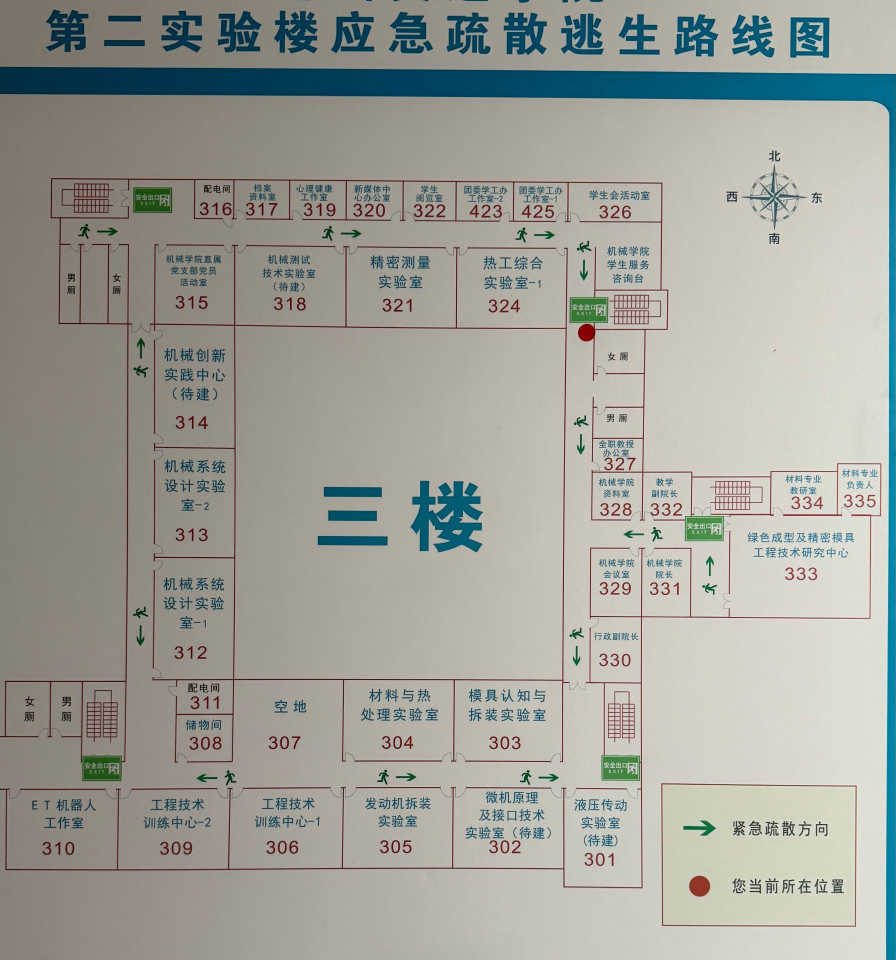
#> input picture assets/floors/B2-3F.jpg, 1791 x 1920 px (shown at 1/2 size)
$ python extract_bands.py
#> lines starting #> are read from the running program, lines starting #| are printed output that depends on the picture; after the words box and inside, x2 and y2 are one past the last pixel; in counts of white or black regions, pixels touching at a corner belong together
# -*- coding: utf-8 -*-
"""按行带/列带分区投影，精确找隔墙位置"""
import cv2, numpy as np, json, io

SRC = "../../assets/floors/B2-3F.jpg"
img = cv2.imread(SRC)
#> img is the input picture: shape (1920, 1791, 3); mean B, G, R 153.3, 161.1, 160.5
h, w = img.shape[:2]
#> h = 1920; w = 1791

lab = cv2.cvtColor(img, cv2.COLOR_BGR2LAB)
#> lab: shape (1920, 1791, 3); mean of channels 0, 1, 2 167.9, 127.1, 132.1
L, A, B = cv2.split(lab)
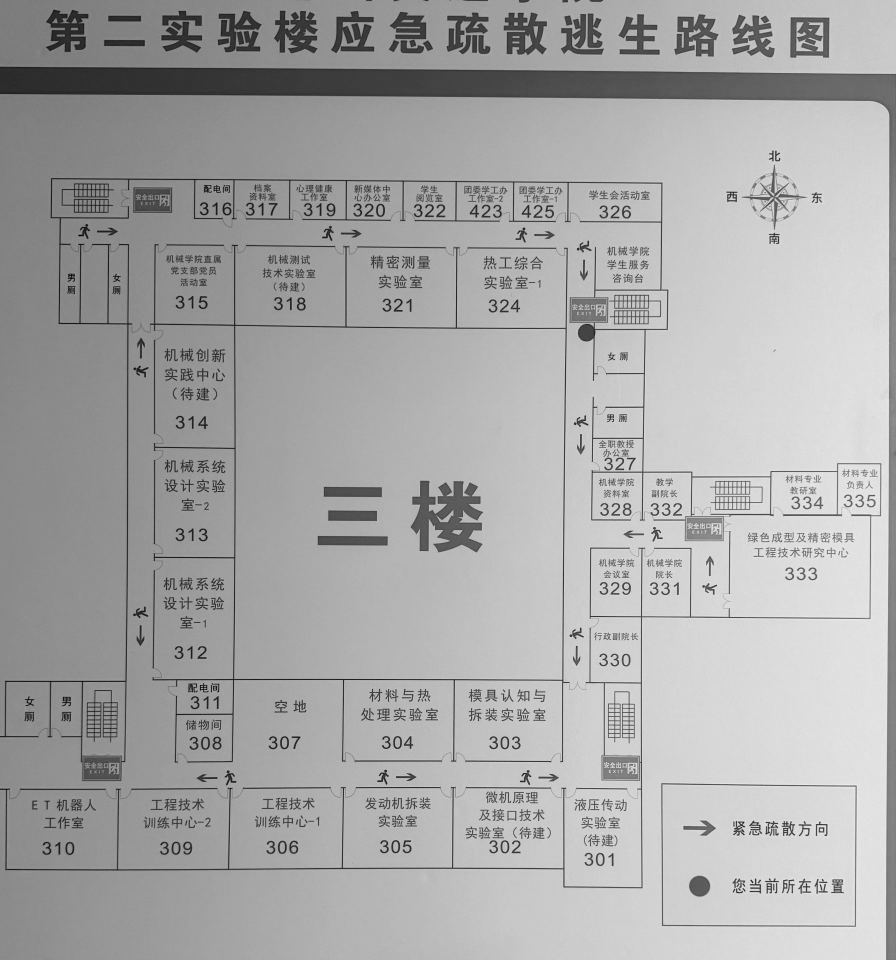
#> L: shape (1920, 1791) (shown at 1/2 size); min 0, max 248, mean 167.9
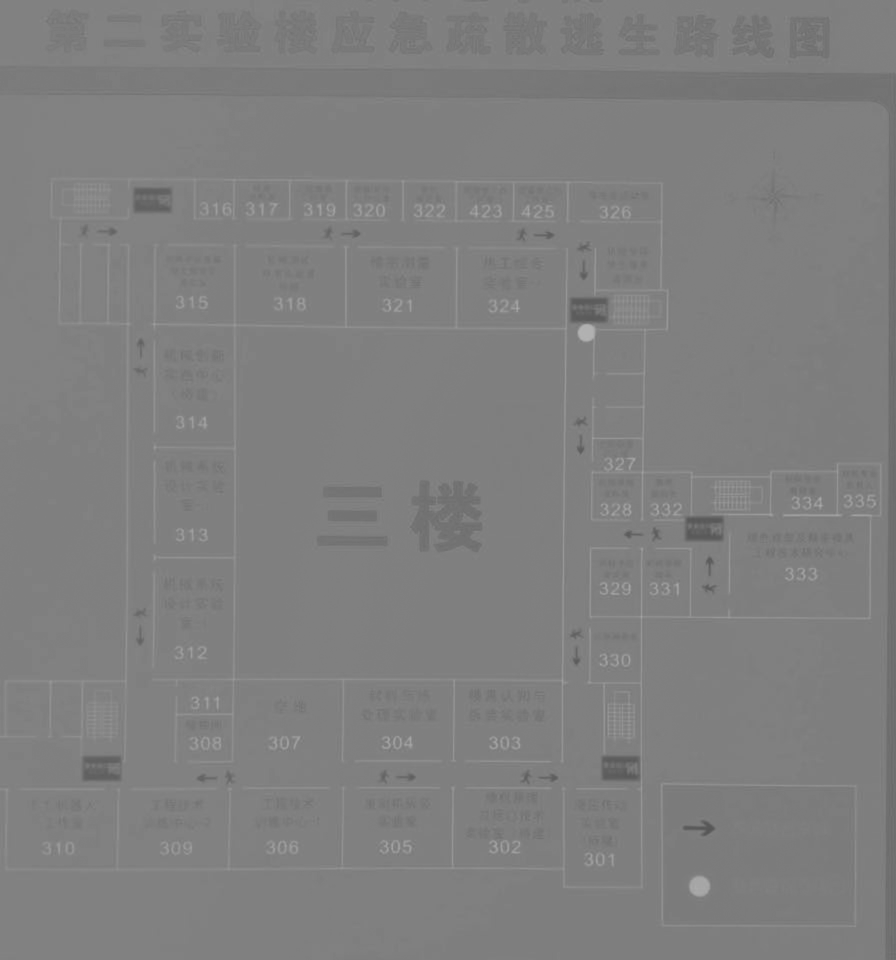
#> A: shape (1920, 1791) (shown at 1/2 size); min 84, max 181, mean 127.1
red = ((A > 138).astype(np.uint8))
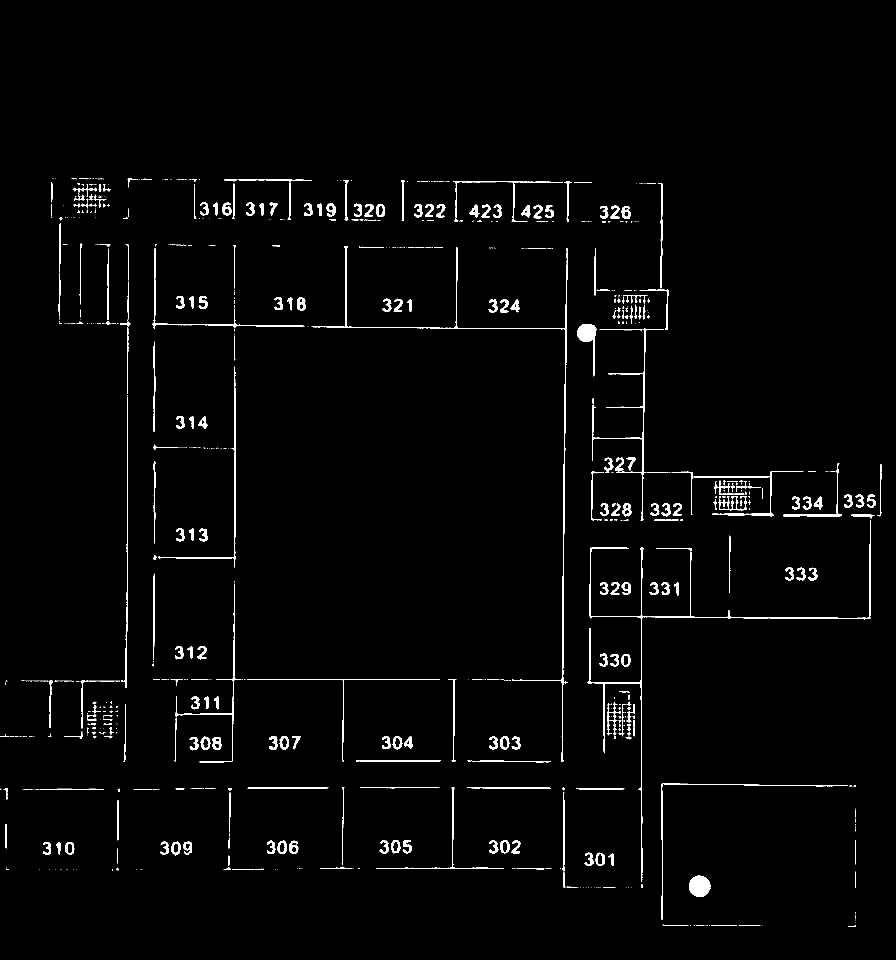
#> red: shape (1920, 1791) (shown at 1/2 size); values 0 (black) and 1 (white), 2% white; 790 white regions (493 under 20 px), largest, box (x1, y1, x2, y2) and area: (1175, 1040, 1742, 1764) 4944, (623, 492, 1136, 1524) 4585, (1212, 657, 1293, 1041) 1593
red = cv2.morphologyEx(red*255, cv2.MORPH_CLOSE, np.ones((3,3), np.uint8), iterations=1) / 255
#> red: shape (1920, 1791) float64; values 0 (black) and 1 (white), 2.1% white; 385 white regions (149 under 20 px), largest, box (x1, y1, x2, y2) and area: (1175, 1040, 1742, 1764) 5181, (1184, 366, 1607, 1041) 4837, (623, 492, 1136, 1524) 4740

def peaks(arr, thr, gap=6):
    idx = np.where(arr >= thr)[0]
    if len(idx) == 0: return []
    out, s, p = [], idx[0], idx[0]
    for i in idx[1:]:
        if i - p > gap:
            out.append(int(round((s+p)/2))); s = i
        p = i
    out.append(int(round((s+p)/2)))
    return out

BANDS = [(361,442,"R1 顶排"), (495,657,"R2 第二排"),
         (680,1360,"R3 中部"), (1362,1521,"R4 底排上"), (1575,1738,"R5 底排下")]

result = {}
for y1, y2, name in BANDS:
    sub = red[y1:y2, :]
    colsum = sub.sum(axis=0)
    hgt = y2 - y1
    thr = hgt * 0.72          # 竖线要几乎贯穿整带
    xs = peaks(colsum, thr)
    xs2 = peaks(colsum, hgt*0.45)
    result[name] = {"y":[y1,y2], "xs_strict":xs, "xs_loose":xs2}
    print("=== %s  y=%d..%d  h=%d" % (name, y1, y2, hgt))
    print("   strict(%.0f):" % thr, xs)
    print("   loose :", xs2)
#> this loop made 5 passes
#> xs on passes 1 to 2: [102, 389, 468, 579, 692, 806, 912, 1026, 1135, 1324], [119, 160, 216, 256, 310, 469, 691, 912, 1133]
#> (xs, xs2) on passes 3, 5: ([308, 469], [254, 308, 470, 1126]), ([904, 1128, 1282, 1324], [236, 458, 686, 905, 1128, 1282, 1324, 1711])
#|    strict(58): [102, 389, 468, 579, 692, 806, 912, 1026, 1135, 1324]
#|    loose : [102, 157, 174, 199, 388, 468, 579, 692, 806, 912, 1027, 1135, 1323]
#|    strict(117): [119, 160, 216, 256, 310, 469, 691, 912, 1133]
#|    loose : [118, 160, 216, 256, 309, 469, 691, 913, 1132, 1190, 1322, 1334]
#|    strict(490): [308, 469]
#|    loose : [254, 308, 470, 1126]
#|    strict(114): [465, 686, 907, 1124, 1208, 1282]
#|    loose : [100, 164, 250, 351, 466, 686, 908, 1124, 1208, 1229, 1258, 1282]
#|    strict(117): [904, 1128, 1282, 1324]
#|    loose : [236, 458, 686, 905, 1128, 1282, 1324, 1711]
#> pass 1, `sub = red[y1:y2, :]`:
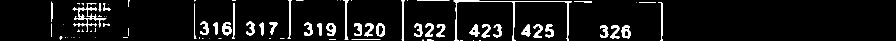
#> sub: shape (81, 1791) float64 (shown at 1/2 size); values 0 (black) and 1 (white), 6.4% white; 82 white regions (36 under 20 px), largest, box (x1, y1, x2, y2) and area: (907, 1, 1144, 81) 1064, (145, 7, 213, 64) 695, (445, 44, 463, 71) 288
#> pass 2, `sub = red[y1:y2, :]`:
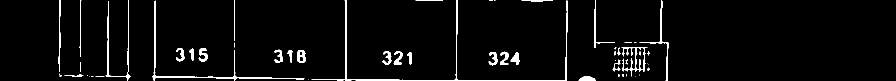
#> sub: shape (162, 1791) float64 (shown at 1/2 size); values 0 (black) and 1 (white), 3.3% white; 54 white regions (21 under 20 px), largest, box (x1, y1, x2, y2) and area: (623, 0, 1136, 162) 2007, (304, 1, 609, 162) 1220, (211, 0, 261, 162) 710
#> pass 3, `sub = red[y1:y2, :]`:
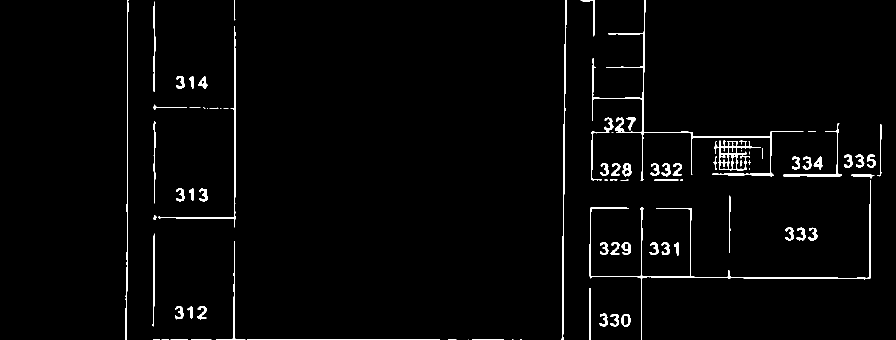
#> sub: shape (680, 1791) float64 (shown at 1/2 size); values 0 (black) and 1 (white), 2.1% white; 84 white regions (17 under 20 px), largest, box (x1, y1, x2, y2) and area: (1184, 0, 1607, 361) 3573, (1179, 360, 1742, 680) 3389, (1123, 0, 1133, 680) 1864
#> after the loop, result = 5 items

json.dump(result, io.open("_bands.json","w",encoding="utf-8"), ensure_ascii=False, indent=1)

$ run again, with assets/floors/B2-5F.jpg copied over assets/floors/B2-3F.jpg
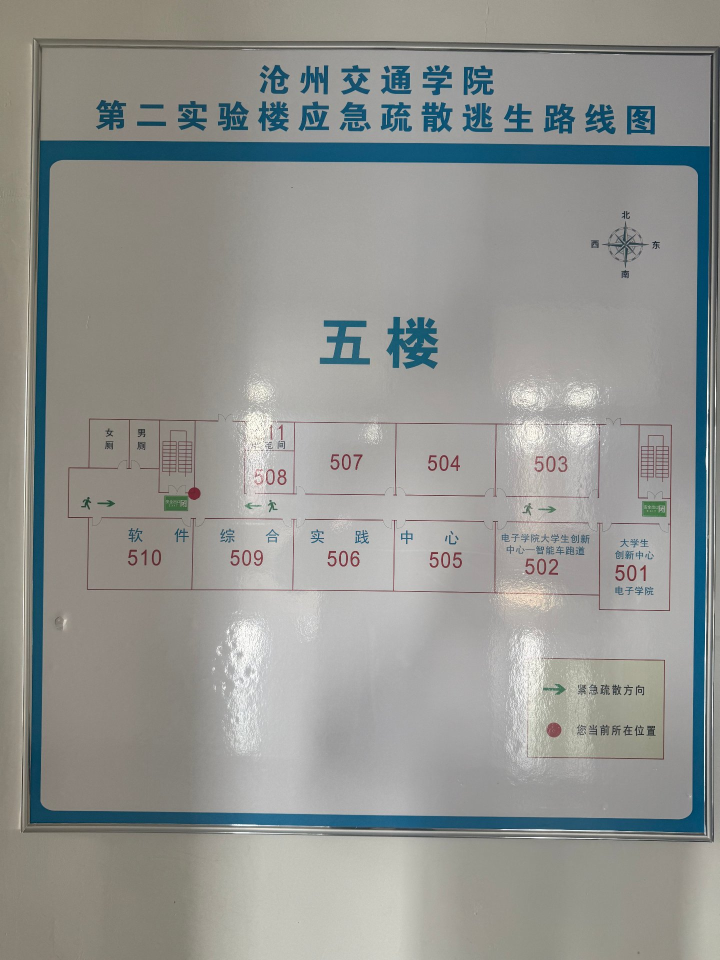
#> input picture assets/floors/B2-5F.jpg, 1440 x 1920 px (shown at 1/2 size)
#> img is the input picture: shape (1920, 1440, 3); mean B, G, R 145.2, 148.7, 146.9
#> lab: shape (1920, 1440, 3); mean of channels 0, 1, 2 156.3, 127.3, 129.6
#> `red = ((A > 138).astype(np.uint8))`:
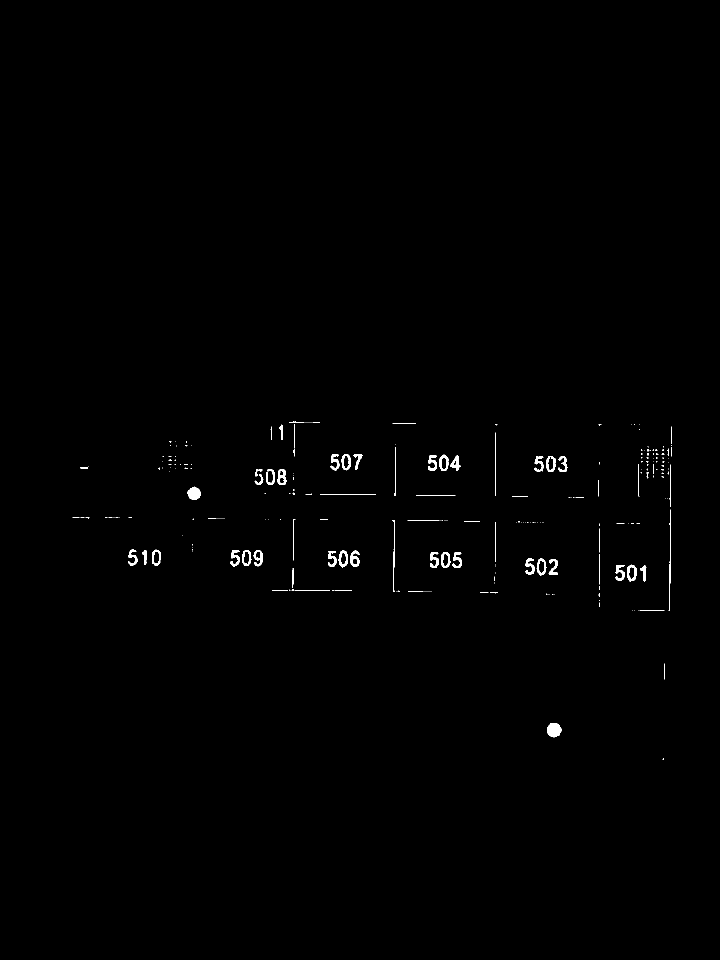
#> red: shape (1920, 1440) (shown at 1/2 size); values 0 (black) and 1 (white), 0.5% white; 259 white regions (190 under 20 px), largest, box (x1, y1, x2, y2) and area: (1094, 1446, 1123, 1475) 645, (375, 973, 401, 1000) 525, (1337, 1019, 1342, 1222) 355
#> the loop `for y1, y2, name in BANDS:` made 5 passes
#|    strict(58): []
#|    loose : []
#|    strict(117): []
#|    loose : []
#|    strict(490): []
#|    loose : []
#> (further printed lines are left out)
#> pass 3, `sub = red[y1:y2, :]`:
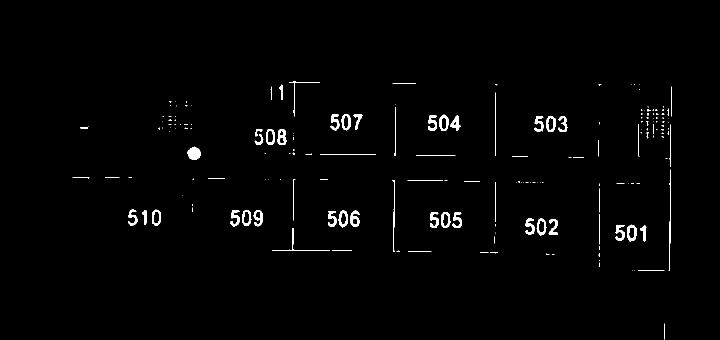
#> sub: shape (680, 1440) float64 (shown at 1/2 size); values 0 (black) and 1 (white), 1.4% white; 186 white regions (119 under 20 px), largest, box (x1, y1, x2, y2) and area: (375, 293, 401, 320) 525, (1337, 339, 1342, 542) 358, (554, 258, 573, 290) 351
#> after the loop `for y1, y2, name in BANDS:`: result = 5 items
